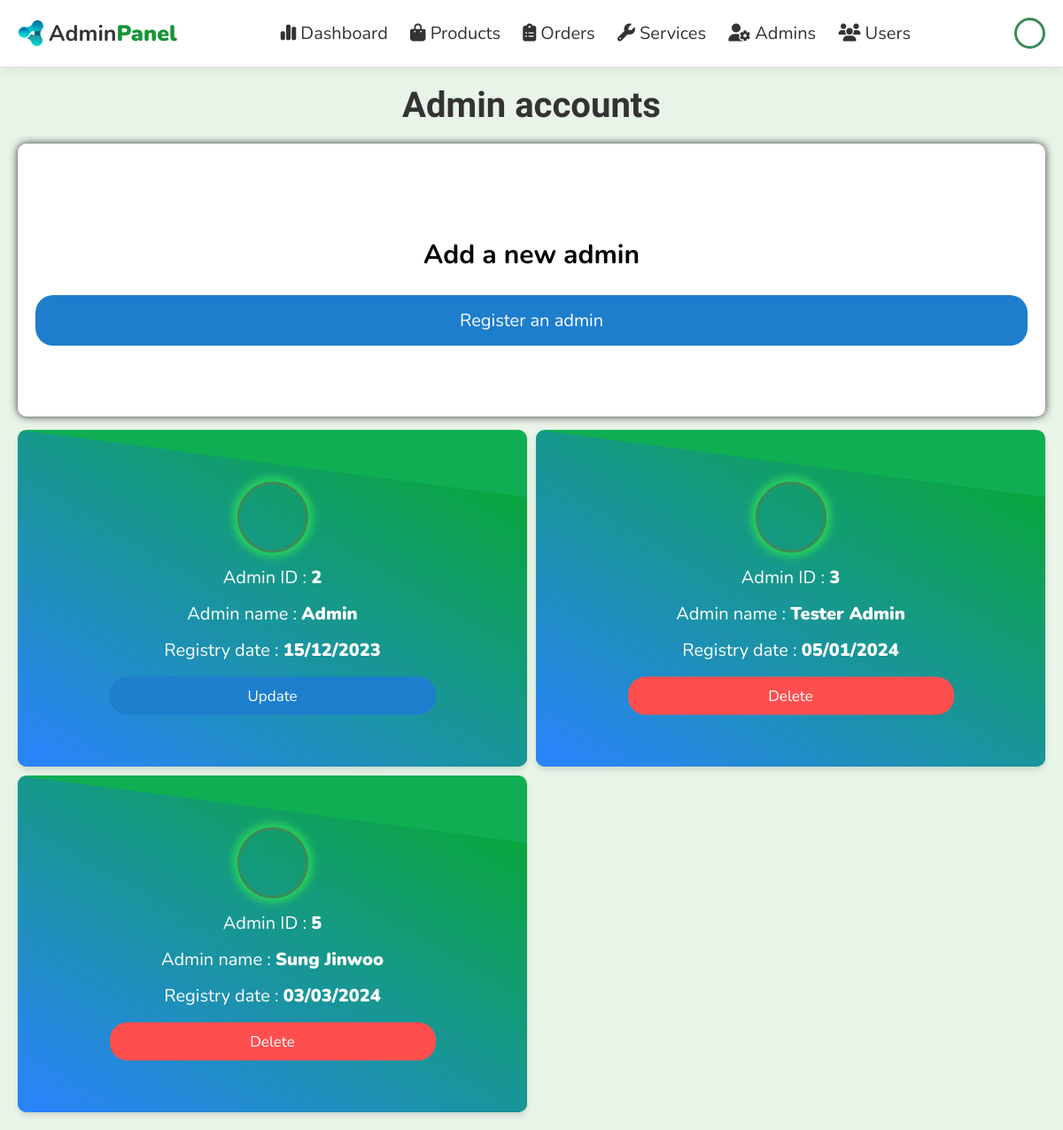
Before: /admin/admin_accounts.php (signed in) with the older database file.
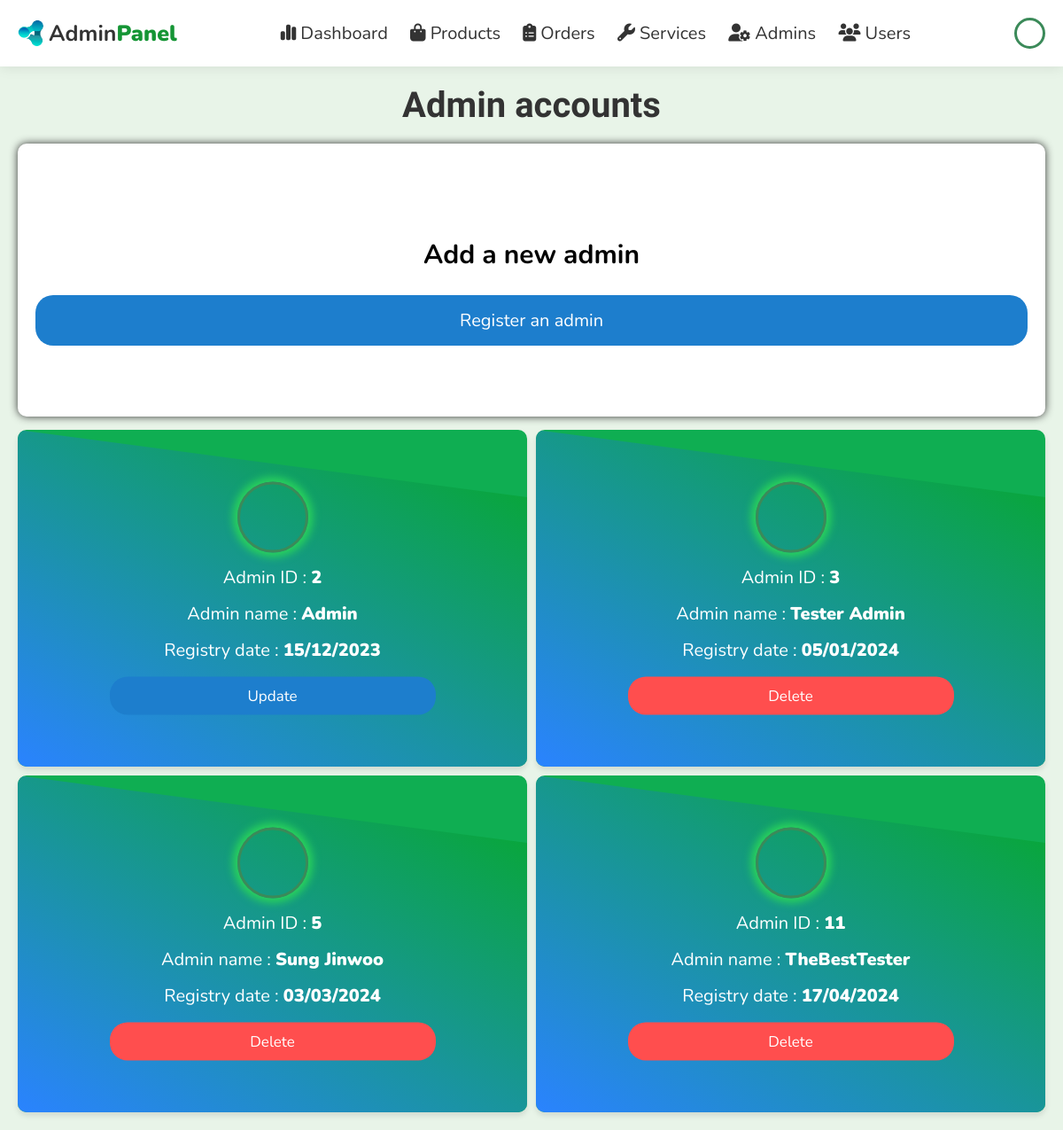
After: the same page with the newer database file.
### tables this page shows
CREATE TABLE `users` (
  `id` int(100) NOT NULL,
  `name` varchar(100) NOT NULL,
  `email` varchar(100) NOT NULL,
  `password` varchar(50) NOT NULL,
  `isAdmin` tinyint(1) NOT NULL DEFAULT 0,
  `avatar` text NOT NULL DEFAULT 'logedin.png',
  `reg_date` date DEFAULT current_timestamp()
);

### admin/admin_accounts.php (the view, shortened to what this page needs)
<?php
include '../components/connect.php';
if (isset($_SESSION['admin_id'])) {
  $admin_id = $_SESSION['admin_id'];
} else {
  $admin_id = '';
  header('Location: user_login.php');
};
?>
<!DOCTYPE html>
<html lang="en">
<head>
  <link rel="stylesheet" href="https://cdnjs.cloudflare.com/ajax/libs/font-awesome/6.1.1/css/all.min.css">
  <link rel="stylesheet" href="../css/admin_style.css">
  <link rel="stylesheet" href="../css/global.css">
</head>
<body style="height: auto;">
  <?php include '../components/admin_header.php'; ?>
  <?php
  $select_admin_exists = $conn->prepare("SELECT id FROM `users` WHERE id = ? AND isAdmin = 1");
  $select_admin_exists->execute([$admin_id]);
  if ($select_admin_exists->rowCount() == 0) {
    header("Location: admin_login.php");
  } else {
  ?>
    <section class="accounts">
      <h1 class="heading">Admin accounts</h1>
      <div class="new-admin-container">
        <div id="add-new-admin">
          <p>Add a new admin</p>
          <a href="register_admin.php" class="option-btn">Register an admin</a>
        </div>
      </div>
      <div class="box-container">
        <?php
        $select_accounts = $conn->prepare("SELECT * FROM `users` WHERE isAdmin = 1");
        $select_accounts->execute();
        if ($select_accounts->rowCount() > 0) {
          while ($fetch_accounts = $select_accounts->fetch(PDO::FETCH_ASSOC)) {
        ?>
            <div class="user-card">
              <div class="after"></div>
              <div class="user-info">
                <div style="margin-bottom: 0.7rem; border: 3px solid #3b8a59; display: inline-block; width: 80px; height: 80px; border-radius: 50%; background-image: url('../uploaded_img/user_avatar/<?= $fetch_accounts['avatar'] ?>'); background-size: cover; box-shadow: 0 0 10px 5px #2ad45b; "></div>
                <p> Admin ID : <span><?= $fetch_accounts['id']; ?></span> </p>
                <p> Admin name : <span><?= $fetch_accounts['name']; ?></span> </p>
                <p> Registry date : <span><?= date('d/m/Y', strtotime($fetch_accounts['reg_date'])); ?></span></p>
                <div class="flex-btn">
                  <?php
                  if ($fetch_accounts['id'] == $admin_id) {
                    echo '<a href="update_profile.php" class="option-btn">Update</a>';
                  }
                  ?>
                  <?php
                  if ($fetch_accounts['id'] != $admin_id && $fetch_accounts['id'] != 2) {
                    echo '<a href="admin_accounts.php?delete=' . $fetch_accounts['id'] . '" onclick="return confirm(\'Delete this account?\')" class="delete-btn">Delete</a>';
                  }
                  ?>
                </div>
              </div>
            </div>
        <?php
          }
        } else {
          echo '<p class="empty">There are currently no available admin accounts</p>';
        }
        ?>
      </div>
    </section>
  <?php
  }
  ?>
</body>
</html>

### components/admin_header.php (shortened to what this page needs)
<header class="header">
  <section class="flex">
    <div class="logo">
      <img src="../images/influxify-logo.ico" alt="logo" style="width: 30px;">
      <a href="../admin/dashboard.php">Admin<span>Panel</span></a>
    </div>
    <nav class="navbar">
      <a href="../admin/dashboard.php">
        <i class="fa-solid fa-chart-simple"></i> Dashboard
      </a>
      <a href="../admin/products.php">
        <i class="fas fa-shopping-bag"></i> Products
      </a>
      <a href="../admin/placed_orders.php">
        <i class="fa-solid fa-clipboard-list"></i> Orders
      </a>
      <a href="../admin/services.php">
        <i class="fa-solid fa-wrench"></i> Services
      </a>
      <a href="../admin/admin_accounts.php">
        <i class="fas fa-user-cog"></i> Admins
      </a>
      <a href="../admin/users_accounts.php">
        <i class="fas fa-users"></i> Users
      </a>
    </nav>
    <div class="icons">
      <?php
      $admin_avatar = $conn->prepare("SELECT `avatar` FROM `users` WHERE id = ?");
      $admin_avatar->execute([$admin_id]);
      $avatar_result = $admin_avatar->fetchColumn();
      $admin_name = $conn->prepare("SELECT `name` FROM `users` WHERE id = ?");
      $admin_name->execute([$admin_id]);
      $name_result = $admin_name->fetchColumn();
      if ($admin_id && !empty($avatar_result)) {
        $user_image = $avatar_result;
      } else {
        $user_image = "default.png";
      }
      ?>
      <div id="admin-btn" style="border: 3px solid #3b8a59; margin: 0; display: inline-block; width: 35px; height: 35px; border-radius: 50%; background-image: url('../uploaded_img/user_avatar/<?= $user_image ?>'); background-size: cover; " title="<?= $name_result; ?>"></div>
    </div>
  </section>
</header>

### css/admin_style.css (style rules this page uses)
.accounts { background: var(--body); min-height: 100%; transition: 0.5s ease; }
.accounts .box-container { width: 100%; display: grid; grid-template-columns: repeat(auto-fit, minmax(calc(33.33% - 10px), 1fr)); grid-gap: 10px; }
.accounts .box-container > div { width: 100%; margin: 0; }
@media screen and (max-width: 1200px) { .accounts .box-container { grid-template-columns: repeat(auto-fit, minmax(calc(50% - 10px), 1fr)); } }
.accounts .box-container .user-card { position: relative; height: 380px; border-radius: 10px; overflow: hidden; box-shadow: 0 4px 6px rgba(0, 0, 0, 0.1); background-color: #0fae52; display: flex; justify-content: center; align-items: center; transition: 0.5s ease; }
@media screen and (max-width: 1200px) { .accounts .box-container { justify-content: space-around; } }
.accounts .box-container .user-card .user-info { display: flex; align-items: center; flex-direction: column; width: 80%; }
.accounts .box-container .user-card .user-info > * { width: 80%; }
#add-new-admin { padding: 10px; padding-top: 0.5rem; border-radius: var(--border-radius); text-align: center; background-color: var(--white); box-shadow: 0 0 10px var(--black); }
.accounts .box-container .user-info p { font-size: 2rem; color: var(--light-color); margin: 0.7rem 0; }
.accounts .box-container .user-info p span { color: var(--white); }
.after { content: ""; position: absolute; top: 0; left: 0; width: 100%; height: 100%; transition: 0.5s ease; background: linear-gradient(-150deg, #05aa26, #2a83ff); clip-path: polygon(0 0, 100% 20%, 100% 100%, 0 100%); }
.user-info { position: absolute; top: 50%; left: 50%; transform: translate(-50%, -50%); text-align: center; color: #fff; z-index: 1; transition: 0.5s ease; }
.new-admin-container { width: 100%; display: flex; flex-direction: row; justify-content: center; align-items: center; margin-bottom: 1.5rem; }
#add-new-admin { width: 100%; padding: 8rem 2rem; }
#add-new-admin p { font-weight: bolder; font-size: 3rem; color: var(--light-color); margin: 2.5rem 0; }
#add-new-admin a { font-size: 2rem; padding: 1.5rem; }

Changed rows visible on the page:
added users: id "11", name "TheBestTester", reg_date "17/04/2024"
